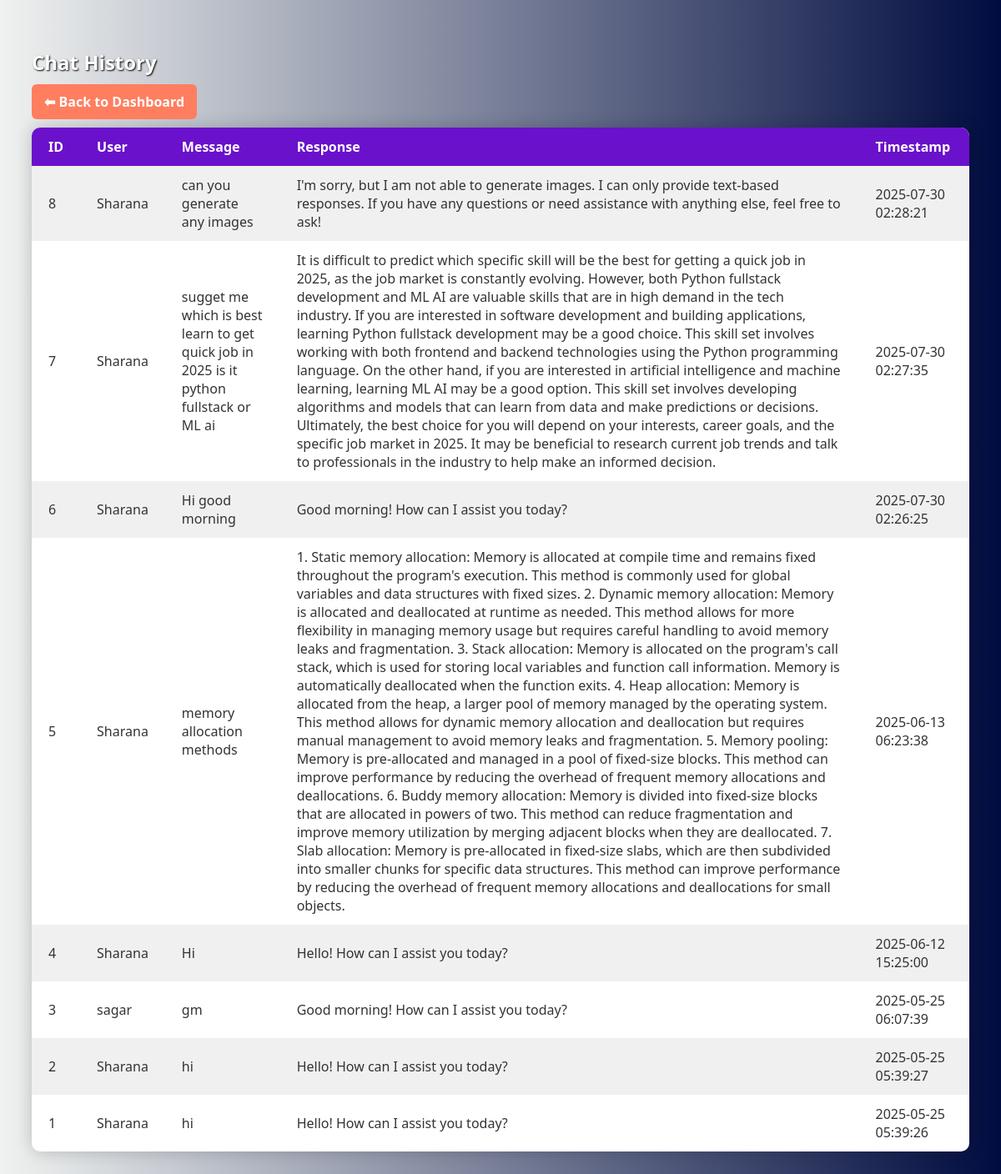
Screenshot of /admin/chats (signed in) with the database file from the repository.
### tables this page shows
CREATE TABLE chats (
                    id INTEGER PRIMARY KEY AUTOINCREMENT,
                    user_id INTEGER,
                    message TEXT,
                    response TEXT,
                    timestamp DATETIME DEFAULT CURRENT_TIMESTAMP,
                    FOREIGN KEY(user_id) REFERENCES users(id)
                );

CREATE TABLE users (
                    id INTEGER PRIMARY KEY AUTOINCREMENT,
                    username TEXT NOT NULL UNIQUE,
                    password TEXT NOT NULL,
                    is_admin INTEGER DEFAULT 0
                );

### app.py (the view)
@app.route('/admin/chats')
def admin_chats():
    if not session.get('is_admin'):
        return redirect(url_for('auth.login'))
    conn = get_db_connection()
    chats = conn.execute('''
        SELECT chats.id, users.username, chats.message, chats.response, chats.timestamp
        FROM chats JOIN users ON chats.user_id = users.id
        ORDER BY chats.timestamp DESC
    ''').fetchall()
    conn.close()
    return render_template('admin_chats.html', chats=chats)

### database.py (called while the page is built)
def get_db_connection():
    conn = sqlite3.connect('database.db')
    conn.row_factory = sqlite3.Row
    return conn

### templates/admin_chats.html (shortened to what this page needs)
<!DOCTYPE html>
<html>
<head>
</head>
<body>
    <h2>Chat History</h2>
    <a href="{{ url_for('admin_dashboard') }}">⬅ Back to Dashboard</a>
    <table>
        <tr>
            <th>ID</th>
            <th>User</th>
            <th>Message</th>
            <th>Response</th>
            <th>Timestamp</th>
        </tr>
        {% for chat in chats %}
        <tr>
            <td>{{ chat.id }}</td>
            <td>{{ chat.username }}</td>
            <td>{{ chat.message }}</td>
            <td>{{ chat.response }}</td>
            <td>{{ chat.timestamp }}</td>
        </tr>
        {% endfor %}
    </table>
</body>
</html>

### templates/admin_chats.html (style rules this page uses)
body { font-family: 'Segoe UI', sans-serif; background: linear-gradient(to right, #f0f2f0, #000c40); color: #333; padding: 30px; }
h2 { color: #fff; text-shadow: 1px 1px 2px #000; }
a { text-decoration: none; background-color: #ff7e5f; color: white; padding: 10px 15px; border-radius: 6px; font-weight: bold; transition: background-color 0.3s; }
table { width: 100%; border-collapse: collapse; margin-top: 20px; background-color: white; border-radius: 10px; overflow: hidden; box-shadow: 0 0 20px rgba(0, 0, 0, 0.2); }
th, td { padding: 12px 20px; text-align: left; }
th { background-color: #6a11cb; color: white; }
tr:nth-child(even) { background-color: #f0f0f0; }

### rows the page displays
chats: id "8", username "Sharana", message "can you generate any images", response "I'm sorry, but I am not able to generate images. I can only provide text-based responses. If you have any questions or need assistance with anything else, feel free to ask!", timestamp "2025-07-30 02:28:21"
chats: id "7", username "Sharana", message "sugget me which is best learn to get quick job in 2025 is it python fullstack or ML ai", response "It is difficult to predict which specific skill will be the best for getting a quick job in 2025, as the job market is constantly evolving. However, both Python fullstack development and ML AI are valuable skills that are in high demand in the tech industry. If you are interested in software development and building applications, learning Python fullstack development may be a good choice. This skill set involves working with both frontend and backend technologies using the Python programming language. On the other hand, if you are interested in artificial intelligence and machine learning, learning ML AI may be a good option. This skill set involves developing algorithms and models that can…", timestamp "2025-07-30 02:27:35"
chats: id "6", username "Sharana", message "Hi good morning", response "Good morning! How can I assist you today?", timestamp "2025-07-30 02:26:25"
chats: id "5", username "Sharana", message "memory allocation methods", response "1. Static memory allocation: Memory is allocated at compile time and remains fixed throughout the program's execution. This method is commonly used for global variables and data structures with fixed sizes. 2. Dynamic memory allocation: Memory is allocated and deallocated at runtime as needed. This method allows for more flexibility in managing memory usage but requires careful handling to avoid memory leaks and fragmentation. 3. Stack allocation: Memory is allocated on the program's call stack, which is used for storing local variables and function call information. Memory is automatically deallocated when the function exits. 4. Heap allocation: Memory is allocated from the heap, a larger…", timestamp "2025-06-13 06:23:38"
chats: id "4", username "Sharana", message "Hi", response "Hello! How can I assist you today?", timestamp "2025-06-12 15:25:00"
chats: id "3", username "sagar", message "gm", response "Good morning! How can I assist you today?", timestamp "2025-05-25 06:07:39"
chats: id "2", username "Sharana", message "hi", response "Hello! How can I assist you today?", timestamp "2025-05-25 05:39:27"
chats: id "1", username "Sharana", message "hi", response "Hello! How can I assist you today?", timestamp "2025-05-25 05:39:26"
